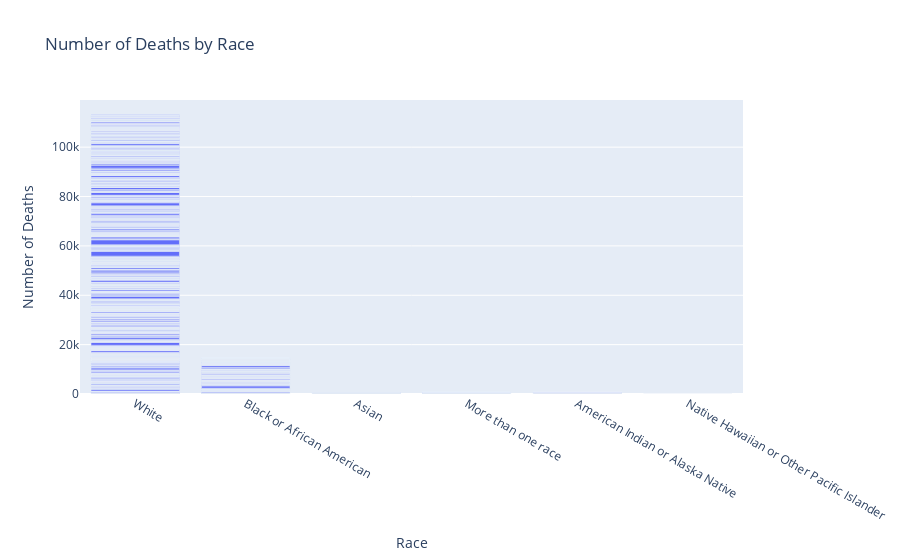

The cell this chart's notebook holds for it:
### Code cell
# Create the bar plot
fig = go.Figure(data=go.Bar(x=county_deaths['Single Race 6'], y=county_deaths['Deaths']))

# Customize the layout
fig.update_layout(
    title='Number of Deaths by Race',
    xaxis_title='Race',
    yaxis_title='Number of Deaths'
)

# Display the plot
fig.show()

### Figure 1 — Plotly figure (JSON) as saved in the notebook; plotly's stock layout.template omitted (floating-point values rounded to 4 significant figures; data arrays with more than 128 entries replaced by an {"elided": "..."} marker saying what was removed)
{"data": [{"type": "bar", "x": {"elided": "1824 str values"}, "y": {"elided": "1824 int values"}}], "layout": {"title": {"text": "Number of Deaths by Race"}, "xaxis": {"title": {"text": "Race"}}, "yaxis": {"title": {"text": "Number of Deaths"}}}}
